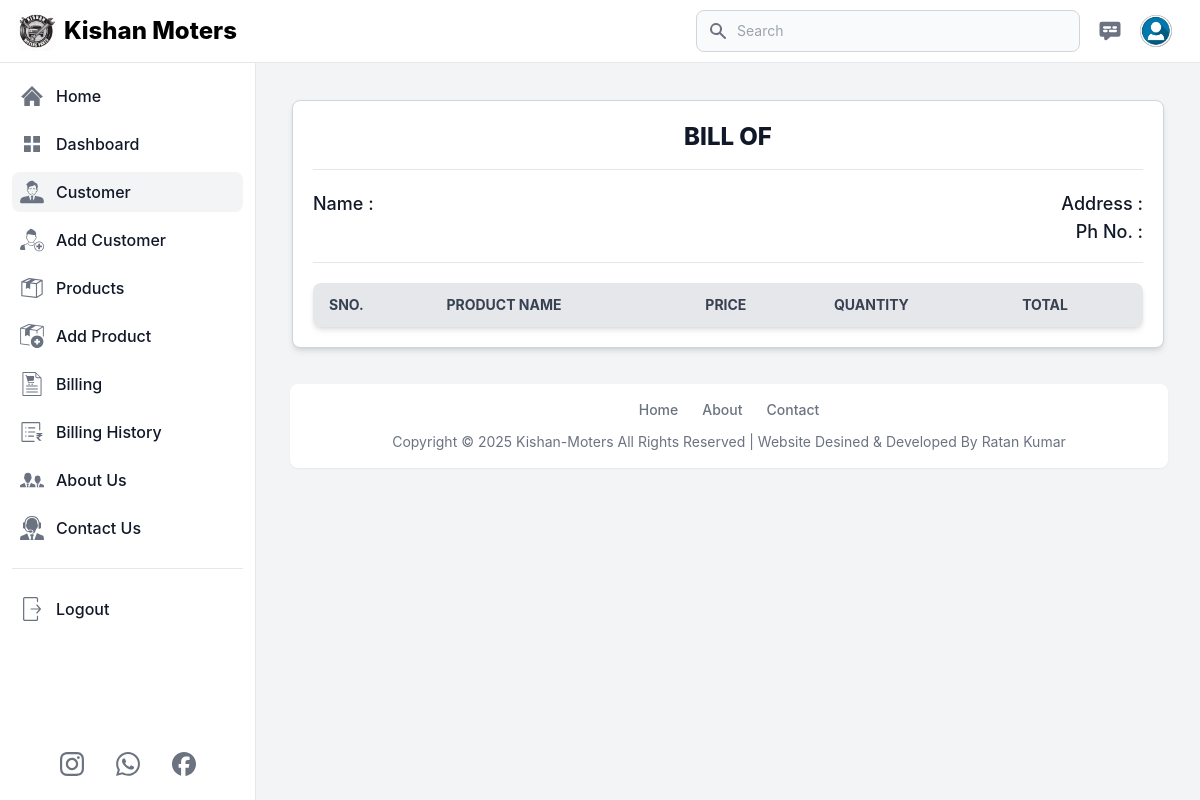
/customer_billing_detail/6/14 (signed in), run on an earlier commit of the app's database.
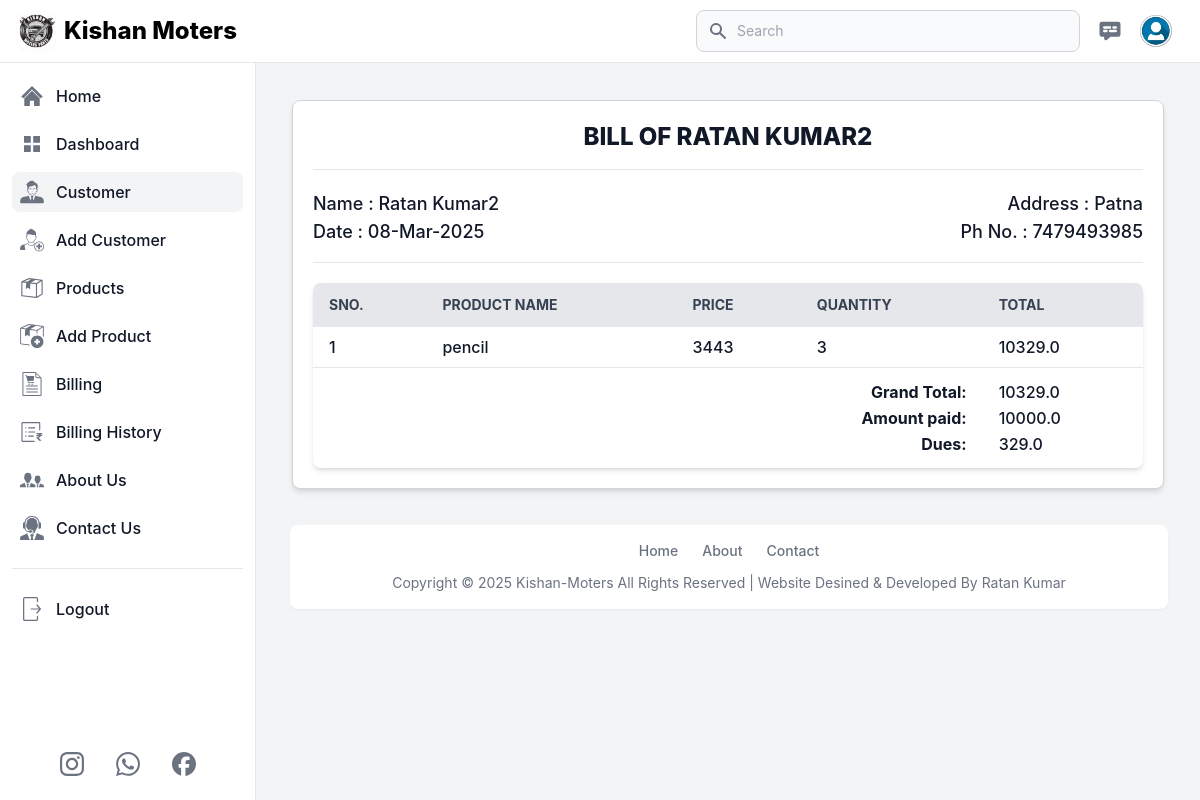
And on a later commit of the database.
### app.py (models this page shows, shortened)
class Customer(db.Model):
    id = db.Column(db.Integer, primary_key=True)
    user_id = db.Column(db.Integer, db.ForeignKey('user.id'), nullable=False)
    customer_name = db.Column(db.String(100), nullable=False)
    customer_village = db.Column(db.String(100), nullable=False)
    customer_mob_no = db.Column(db.String(100), nullable=False)

class BillingDetails(db.Model):
    id = db.Column(db.Integer, primary_key=True)
    billing_id = db.Column(db.Integer, db.ForeignKey('billing.id'), nullable=False)
    product_id = db.Column(db.Integer, db.ForeignKey('products.id'), nullable=False)
    quantity = db.Column(db.Integer, nullable=False)
    total_price = db.Column(db.Float, nullable=False)
    billing = db.relationship('Billing', backref=db.backref('details', lazy=True, cascade="all"))
    product = db.relationship('Products', backref=db.backref('billing_details', lazy=True, cascade="all"))

class Billing(db.Model):
    id = db.Column(db.Integer, primary_key=True)
    customer_id = db.Column(db.Integer, db.ForeignKey('customer.id'), nullable=False)
    billing_date = db.Column(db.DateTime, default=india_time)
    total_amount = db.Column(db.Float, nullable=False)
    amount_paid = db.Column(db.Float, default=0)  # Amount the customer paid
    dues = db.Column(db.Float, default=0)  # Remaining amount to be paid
    customer = db.relationship('Customer', backref=db.backref('bills', lazy=True, cascade="all"))

class Products(db.Model):
    id = db.Column(db.Integer, primary_key=True)
    user_id = db.Column(db.Integer, db.ForeignKey('user.id'), nullable=False)
    prod_name = db.Column(db.String(100), nullable=False)
    prod_quantity = db.Column(db.Integer, nullable=False)
    prod_sell_price = db.Column(db.Integer, nullable=False)
    prod_mrp = db.Column(db.Integer, nullable=False)
    prod_buy_price = db.Column(db.Integer, nullable=False)
    prod_min_quantity = db.Column(db.Integer, nullable=False)

### app.py (the view)
@app.route('/customer_billing_detail/<int:custo_id>/<int:bill_id>', methods=['GET'])
def customer_billing_detail(custo_id, bill_id):
    if 'email' in session:
        user = User.query.filter_by(email=session['email']).first()
        customer = Customer.query.filter_by(id=custo_id, user_id=user.id).first()
        messages = Contact_us.query.order_by(Contact_us.id.desc()).all()
        customer_billing_details = (
            db.session.query(BillingDetails, Billing, Products)
            .join(Billing, BillingDetails.billing_id == Billing.id)
            .join(Products, BillingDetails.product_id == Products.id)
            .filter(Billing.id == bill_id)
            .all()
        )
        return render_template(
            'customer_bill_detail.html',
            title='Customer Detail',
            current_page='customer',
            user=user,
            customer=customer,
            customer_billing_details=customer_billing_details,
            messages=messages
        )
    else:
        flash('You need to login first.', 'error')
        return redirect('/login')

### templates/customer_bill_detail.html
{% extends 'layout.html' %}
{% block content %}
<main class="p-4 md:ml-64 h-auto pt-20">
    <div class="p-5 m-2 md:m-5 bg-white dark:bg-gray-800 rounded-lg shadow-md border border-gray-300 dark:border-gray-700">
        <div class="flex justify-center items-center pb-4 mb-4 rounded-t border-b sm:mb-5 dark:border-gray-600">
            <h3 class="text-2xl block uppercase font-extrabold text-gray-900 dark:text-white">
                Bill of {{customer.customer_name}}
            </h3>
        </div>
        <div class="grid sm:grid-cols-2 pb-4 rounded-t border-b dark:border-gray-600">
            <div class="text-lg font-medium text-gray-900 dark:text-white">
                <label for="Customer Name" class="block">
                    Name : {{customer.customer_name}}
                </label>
                {% for details, bill, product in customer_billing_details %}
                {% if loop.first %}
                <label for="Date" class="block">
                    Date : {{ bill.billing_date.strftime('%d-%b-%Y') }}
                </label>
                {% endif %}
                {% endfor %}
            </div>
            <div class="text-lg md:text-right font-medium text-gray-900 dark:text-white">
                <label for="Customer Address" class="block">
                    Address : {{customer.customer_village}}
                </label>
                <label for="customer_phone" class="block">
                    Ph No. : {{customer.customer_mob_no}}
                </label>
            </div>
        </div>
        <div class="mt-5 bg-white dark:bg-gray-800 relative shadow-md sm:rounded-lg overflow-hidden">
            <div class="overflow-x-auto">
                <table class="billing-table  w-full text-sm text-left text-gray-500 dark:text-gray-400">
                    <thead class="text-sm text-gray-700 uppercase bg-gray-200 dark:bg-gray-700 dark:text-gray-400">
                        <tr>
                            <th scope="col" class="px-4 py-3 whitespace-nowrap">SNo.</th>
                            <th scope="col" class="px-4 py-3 whitespace-nowrap">Product Name</th>
                            <th scope="col" class="px-4 py-3 whitespace-nowrap">Price</th>
                            <th scope="col" class="px-4 py-3 whitespace-nowrap">Quantity</th>
                            <th scope="col" class="px-4 py-3 whitespace-nowrap">Total</th>
                        </tr>
                    </thead>
                    <tbody>
                        {% for details, bill, product in customer_billing_details %}
                            <tr class="border-b text-base dark:border-gray-600 hover:bg-gray-100 dark:hover:bg-gray-700">
                                <td class="px-4 py-2 font-medium text-gray-900 whitespace-nowrap dark:text-white">
                                    <div class="flex items-center">
                                        {{loop.index}}
                                    </div>
                                </td>
                                <td class="px-4 py-2 font-medium text-gray-900 whitespace-nowrap dark:text-white">
                                    <div class="flex items-center">
                                        {{product.prod_name}}
                                    </div>
                                </td>
                                <td class="px-4 py-2 font-medium text-gray-900 whitespace-nowrap dark:text-white">
                                    <div class="flex items-center">
                                        {{product.prod_sell_price}}
                                    </div>
                                </td>
                                <td class="px-4 py-2 font-medium text-gray-900 whitespace-nowrap dark:text-white">
                                    <div class="flex items-center">
                                        {{details.quantity}}
                                    </div>
                                </td>
                                <td class="px-4 py-2 font-medium text-gray-900 whitespace-nowrap dark:text-white">
                                    <div class="flex items-center">
                                        {{details.total_price}}
                                    </div>
                                </td>
                            </tr>
                        {% endfor %}
                        {% for details, bill, product in customer_billing_details %}
                            {% if loop.first %}
                                <tr>
                                    <td colspan="4" class="text-right px-4 pt-3 text-base font-medium text-gray-900 whitespace-nowrap dark:text-white">
                                        <strong>Grand Total:</strong>
                                    </td>
                                    <td colspan="2" class="grand-total px-4 pt-3 text-base font-medium text-gray-900 whitespace-nowrap dark:text-white">
                                        {{ bill.total_amount}}
                                    </td>
                                </tr>
                                <tr>
                                    <td colspan="4" class="text-right px-4 text-base font-medium text-gray-900 whitespace-nowrap dark:text-white">
                                        <strong>Amount paid:</strong>
                                    </td>
                                    <td colspan="2" class="grand-total px-4 text-base font-medium text-gray-900 whitespace-nowrap dark:text-white">
                                        {{ bill.amount_paid}}
                                    </td>
                                </tr>
                                <tr>
                                    <td colspan="4" class="text-right px-4 pb-3 text-base font-medium text-gray-900 whitespace-nowrap dark:text-white">
                                        <strong>Dues:</strong>
                                    </td>
                                    <td colspan="2" class="grand-total px-4 pb-3 text-base font-medium text-gray-900 whitespace-nowrap dark:text-white">
                                        {{bill.total_amount - bill.amount_paid}}
                                    </td>
                                </tr>
                            {% endif %}
                        {% endfor %}
                    </tbody>
                </table>
            </div>
        </div>
    </div>
</main>
{% endblock %}

What changed in the data, as far as the page shows it:
added Customer: customer_name "RATAN KUMAR2", customer_name "Ratan Kumar2", customer_village "Patna", customer_mob_no "7479493985"
added BillingDetails: billing_date "08-Mar-2025", prod_name "pencil", prod_sell_price "3443", quantity "3", total_price "10329.0", total_amount "10329.0", amount_paid "10000.0", bill.total_amount-bill.amount_paid "329.0"
